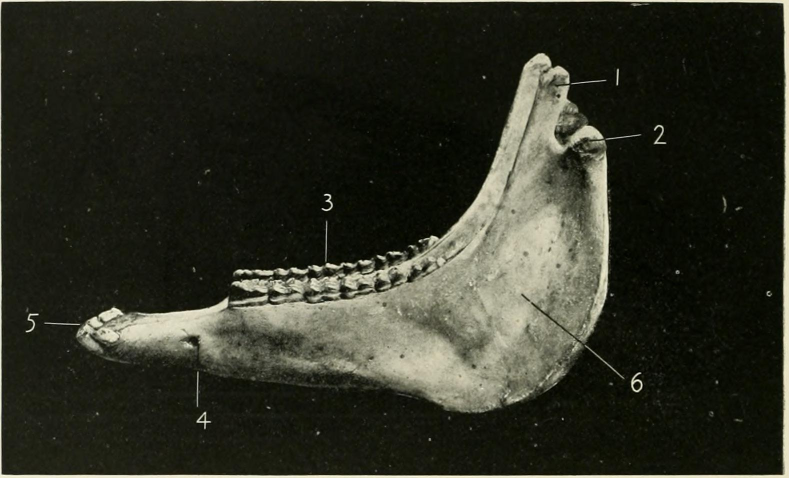
#> input picture img/quellen/axe_unterkiefer_1906.jpg, 1578 x 956 px, found by its file name (shown at 1/2 size)
$ python unterkiefer_patch.py ../img/quellen/axe_unterkiefer_1906.jpg
#> lines starting #> are read from the running program, lines starting #| are printed output that depends on the picture
# Anatomie: neues Bild "Unterkiefer" (Axe 1906, Abb. 290) mit 6 Punkten. Idempotent. 02.11.2026
import re,sys,shutil
from PIL import Image,ImageEnhance
SRC='/mnt/user-data/attachments/84727e50-3613-58a1-bff4-1f3faf43c207/b65a8024-image.jpg'
import os
if not os.path.exists('img/quellen/axe_unterkiefer_1906.jpg'): shutil.copy(SRC,'img/quellen/axe_unterkiefer_1906.jpg')
im=Image.open('img/quellen/axe_unterkiefer_1906.jpg').convert('RGB')
#> im is the input picture: PIL image 1578x956 RGB; mean R, G, B 46.9, 48.1, 36.6
# dunkles Foto dezent aufhellen (Gamma), damit es auf dem Tablet lesbar ist
im=im.point(lambda v:int(255*((v/255)**0.8)))
im=ImageEnhance.Contrast(im).enhance(1.05)
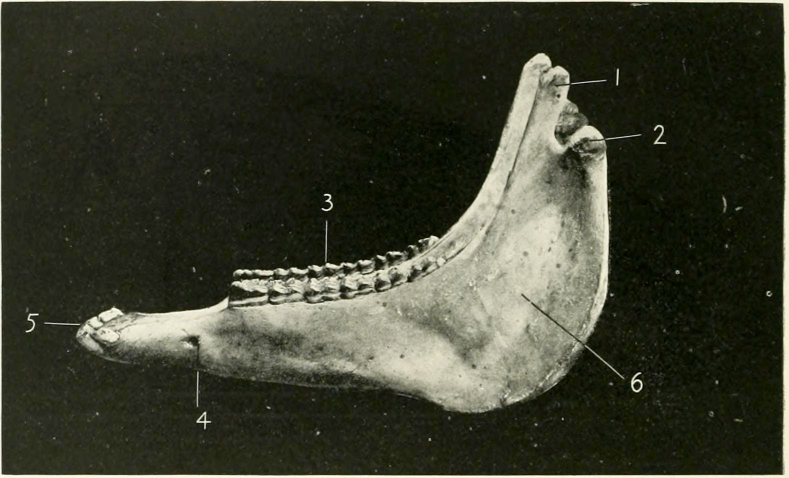
#> im: PIL image 1578x956 RGB (shown at 1/2 size); mean R, G, B 58.9, 60.8, 46
K=1400/im.width;W,H=1400,round(im.height*K)
#> after `K = 1400 / im.width`: K = 0.887
#> after `W, H = (1400, round(im.height * K))`: W = 1400; H = 848
im.resize((W,H),Image.LANCZOS).save('img/unterkiefer.jpg',quality=84,optimize=True)
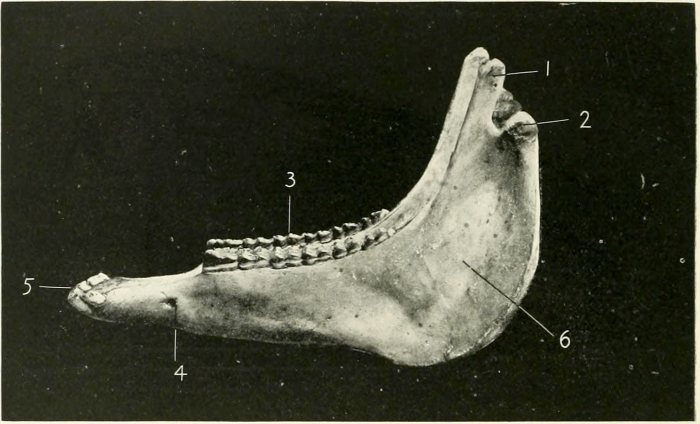
#> saved as unterkiefer.jpg: PIL image 1400x848 RGB (shown at 1/2 size); mean R, G, B 58.9, 60.8, 46
def pt(x,y):return round(x*K),round(y*K)
P=[
 ('kf','Kronenfortsatz','Coronoid process',pt(1122,172),'Der vordere Fortsatz am Kieferast. Hier setzt ein Kaumuskel (Schläfenmuskel) an.','The front process of the jaw branch. A chewing muscle (temporalis) attaches here.'),
 ('gf','Gelenkfortsatz','Condyle',pt(1190,288),'Das runde Ende, das mit dem Schädel das Kiefergelenk bildet. Beim Kauen gleitet es hin und her.','The rounded end that forms the jaw joint with the skull. It glides back and forth when chewing.'),
 ('bz','Backenzähne','Molar teeth',pt(655,528),'Sechs Backenzähne pro Seite mahlen das Futter. Das Gebiss braucht regelmäßig Kontrolle durch den Zahnarzt.','Six molars on each side grind the feed. The teeth need regular checks by the equine dentist.'),
 ('kl','Kinnloch','Mental foramen',pt(392,690),'Eine kleine Öffnung, durch die ein Nerv austritt. Darüber liegt beim Pferd die Lade, auf der das Gebiss ruht.','A small opening where a nerve leaves the bone. Above it lies the bar on which the bit rests.'),
 ('sz','Schneidezähne','Incisor teeth',pt(168,648),'Sechs Schneidezähne vorn. An ihnen erkennt man das Alter des Pferdes.','Six incisors at the front. They show the horse\'s age.'),
 ('km','Ansatz des Kaumuskels','Attachment of the masseter',pt(1045,592),'Die breite Fläche am Kieferast, an der der kräftige Kaumuskel (Masseter) ansetzt.','The broad surface of the jaw branch where the strong chewing muscle (masseter) attaches.')
]
def js(p):
    q=lambda t:"'"+t.replace("\\","\\\\").replace("'","\\'")+"'"
    return "['%s',%s,%s,%d,%d,%s,%s]"%(p[0],q(p[1]),q(p[2]),p[3][0],p[3][1],q(p[4]),q(p[5]))
arr="const PU=[\n"+",\n".join(js(p) for p in P)+"\n];\n"
#> (the run stopped early here; a loop or call above may not have finished)

$ run again, with img/quellen/ballou_p164_auge.jpg copied over img/quellen/axe_unterkiefer_1906.jpg
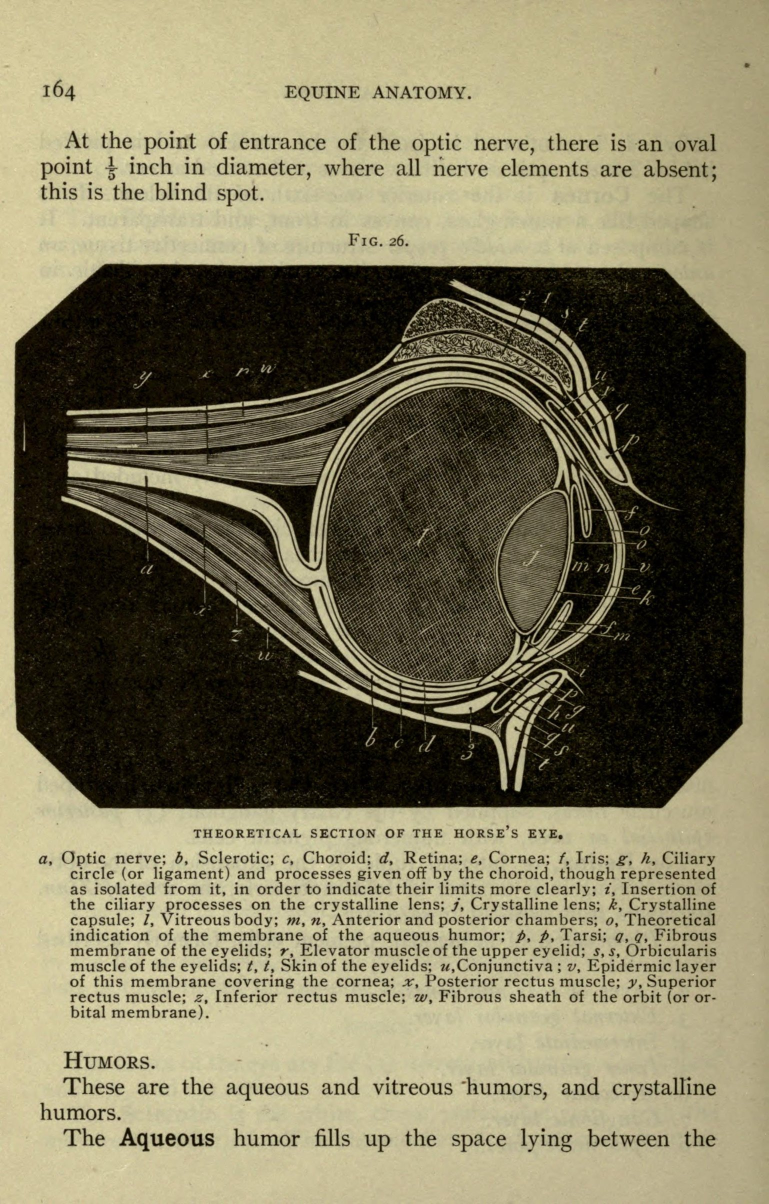
#> input picture img/quellen/ballou_p164_auge.jpg, 1538 x 2408 px, found by its file name (shown at 1/2 size)
#> im is the input picture: PIL image 1538x2408 RGB; mean R, G, B 129.2, 122.7, 94.6
#> `im.resize((W,H),Image.LANCZOS).save('img/unterkiefer.jpg',quality=84,o..`:
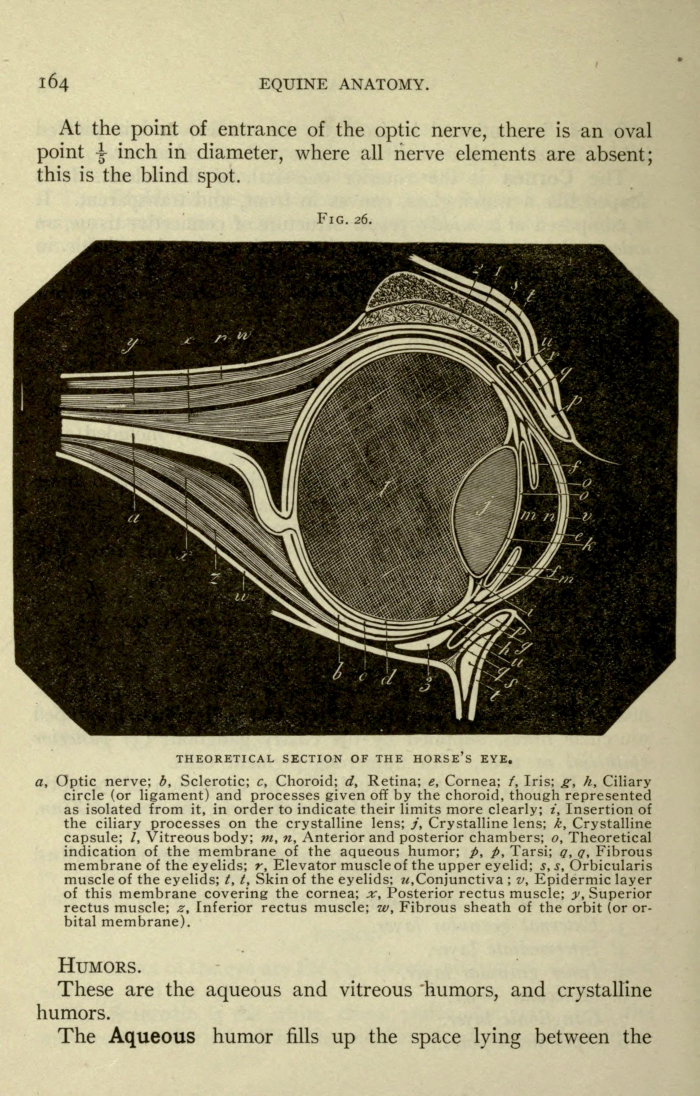
#> saved as unterkiefer.jpg: PIL image 1400x2192 RGB (shown at 1/2 size); mean R, G, B 140.8, 134.2, 106.8
